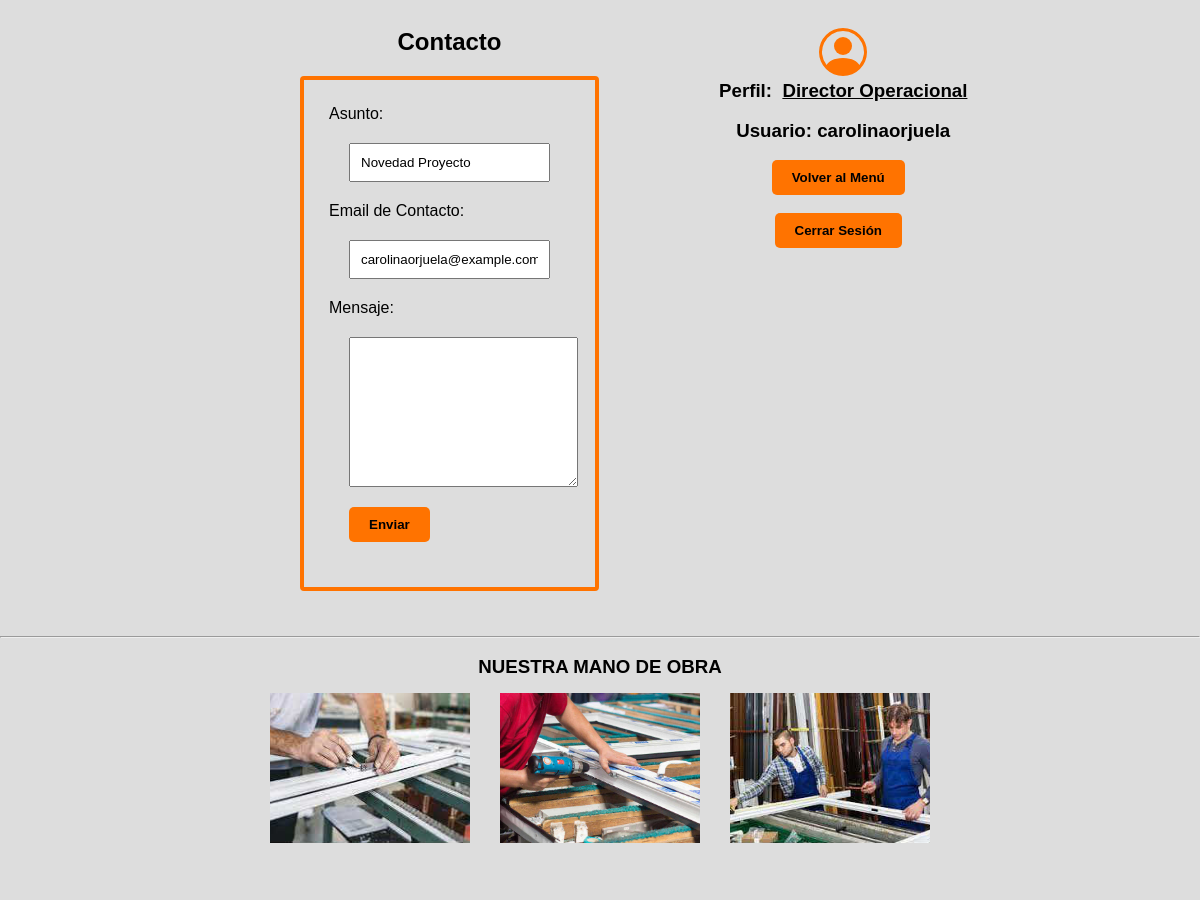
Before: /operaciones/novedades (signed in, middle part) with the older database file.
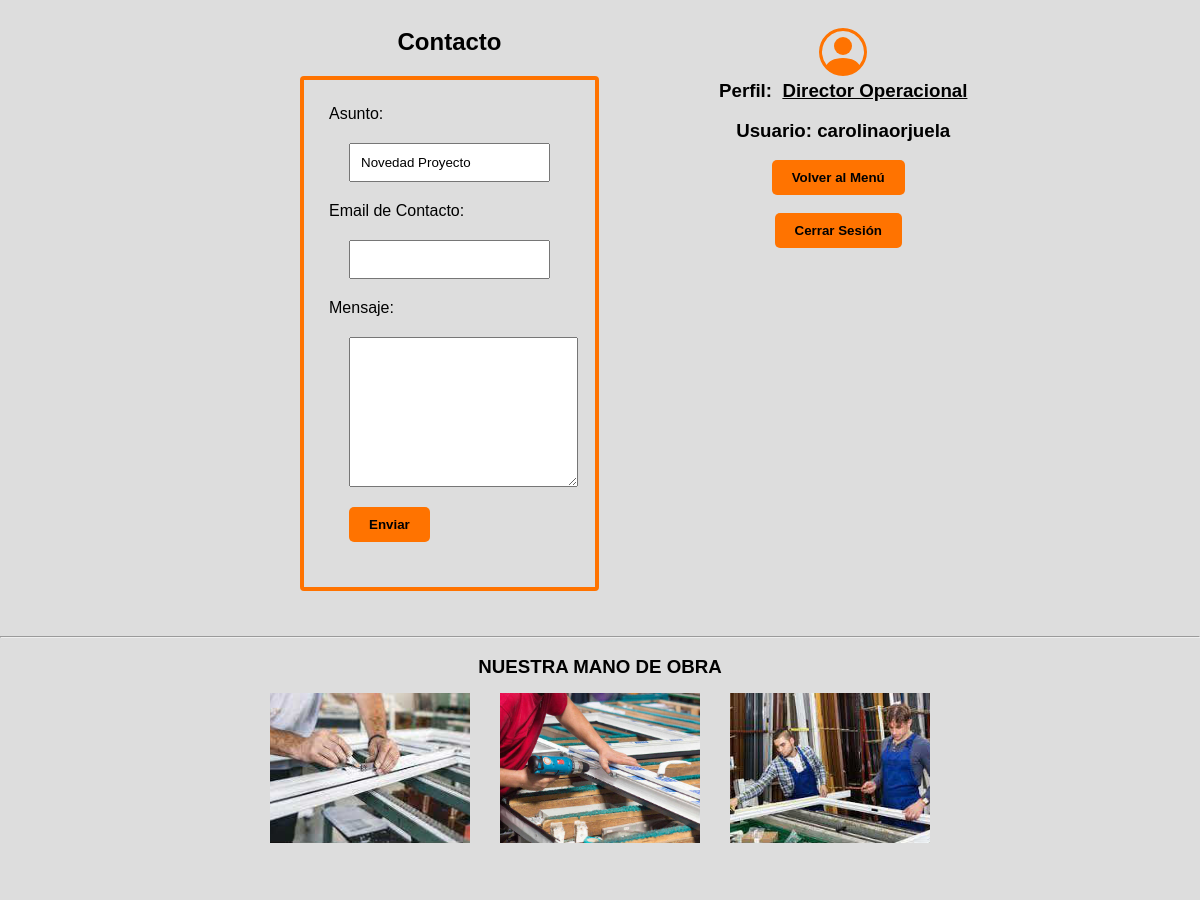
After: the same page with the newer database file.
### operaciones/models.py (models this page shows)
class CustomUser(AbstractUser):
    identificacion = models.PositiveBigIntegerField(
        default="0000000000")
    cargos = [
        ("Gerente General", "Director General"),
        ("Director Operacional", "Director Operacional"),
        ("Almacenista", "Almacenista"),
        ("Contratista", "Contratista")
    ]
    cargo_empleado = models.CharField(
        max_length=50, choices=cargos, default="Contratista")
    telefono_empleado = models.PositiveBigIntegerField(default="0000000000")
    correo_empleado = models.EmailField(default="ejemplo@ejemplo.com")

### operaciones/views.py (the view)
# urls.py: path("novedades", views.novedades, name="novedades"),
@login_required(login_url="/inventarios/ingresar")
def novedades(request):
    return render(request, "operaciones/novedades.html")

### operaciones/templates/operaciones/novedades.html (shortened to what this page needs)
{% extends "inventarios/layout.html" %}
{% block main %}
      <section id="bflex">
            <br>
            <div class="floatLeft">
        <h2>Contacto</h2>
        <form action="{% url 'operaciones:enviarnovedades' %}" method="post" class="LoginForm">
            <p>Asunto: <input autofocus type="text" name="txtAsunto" value="Novedad Proyecto"/></p>
            <p>Email de Contacto: <input type="email" name="txtEmail" value="{{user.email}}" /></p>
            <p>
                Mensaje:
                <textarea name="txtMensaje"></textarea>
            </p>
            <input type="submit" value="Enviar" />
        </form>
            </div>
            <div class="floatRight">
                  <h3>Perfil:&nbsp;&nbsp;<u>{{ user.cargo_empleado }}</u></h3>
                  <br>
                  {% if user.is_authenticated %}
                        <h3>Usuario: {{ user.username }}</h3>
                  {% endif %}
                  <br>
                  <div class="centering logout">
                        <form action="{% url 'operaciones:redireccioncontratista' %}" method="post">
                              <input type="submit" Value="Volver al Menú" class="logout" title="Volver al Menú {{ user.cargo_empleado }}">
                        </form>
                  </div>
                  <br>
                  <div class="centering logout">
                        <form action="{% url 'inventarios:salir' %}" method="post">
                              <input type="submit" value="Cerrar Sesión" class="logout" title="Cerrar Sesión {{ user.cargo_empleado }}">
                        </form>
                  </div>
            </div>
            <br><br>
      </section>
{% endblock %}

Changed rows visible on the page:
changed CustomUser "Director Operacional": txtEmail "carolinaorjuela@example.com" → (not shown)
